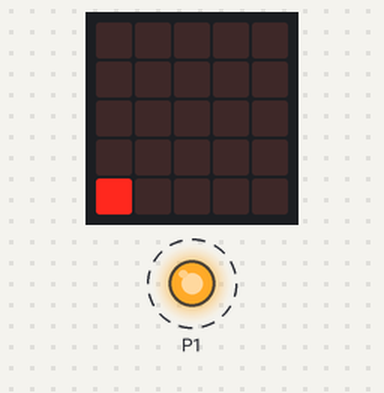
A program run on a simulated BBC micro:bit (MakeCode). On the bench: the board's 5×5 LED display, output pins drawn as LEDs (lit = HIGH). Dashed ring = blinking.

Above: at 0.05 s.
At 0.45 s:
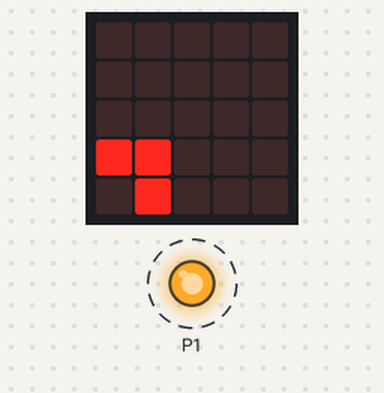
At 0.85 s:
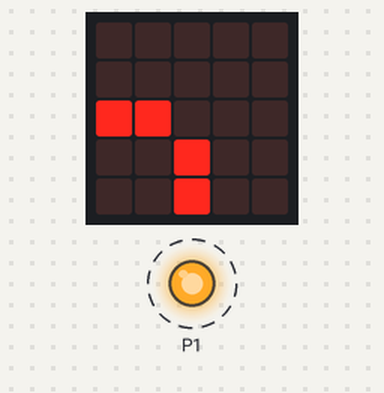
At 1.25 s:
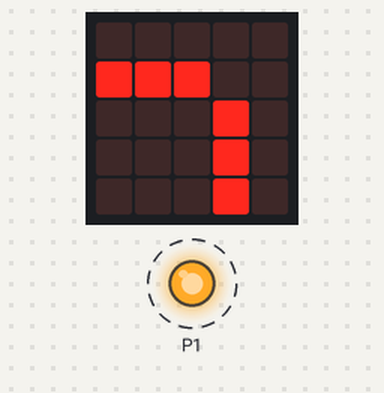
Timing chart, 0 to 40.0 s (numbered marks = the images above):
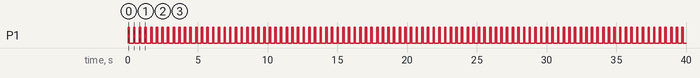

Measured:
- by itself, P1: alternates HIGH for 0.10 s and LOW for 0.30 s
- by itself, everything shown: repeats every 1.6 s, in 8 steps

The program:

main.ts
```typescript
basic.forever(function () {
    pins.digitalWritePin(DigitalPin.P1, 1)
    led.plot(0, 4)
    basic.pause(100)
    pins.digitalWritePin(DigitalPin.P1, 0)
    led.unplot(0, 4)
    basic.pause(300)
    pins.digitalWritePin(DigitalPin.P1, 1)
    led.plot(1, 4)
    led.plot(1, 3)
    led.plot(0, 3)
    basic.pause(100)
    pins.digitalWritePin(DigitalPin.P1, 0)
    led.unplot(1, 4)
    led.unplot(1, 3)
    led.unplot(0, 3)
    basic.pause(300)
    pins.digitalWritePin(DigitalPin.P1, 1)
    led.plot(2, 4)
    led.plot(2, 3)
    led.plot(1, 2)
    led.plot(0, 2)
    basic.pause(100)
    pins.digitalWritePin(DigitalPin.P1, 0)
    led.unplot(2, 4)
    led.unplot(2, 3)
    led.unplot(1, 2)
    led.unplot(0, 2)
    basic.pause(300)
    pins.digitalWritePin(DigitalPin.P1, 1)
    led.plot(3, 4)
    led.plot(3, 3)
    led.plot(3, 2)
    led.plot(2, 1)
    led.plot(1, 1)
    led.plot(0, 1)
    basic.pause(100)
    pins.digitalWritePin(DigitalPin.P1, 0)
    led.unplot(3, 4)
    led.unplot(3, 2)
    led.unplot(3, 3)
    led.unplot(2, 1)
    led.unplot(1, 1)
    led.unplot(0, 1)
    basic.pause(300)
})
```

test.ts
```typescript
// les tests vont ici ; cela ne sera pas compilé si ce paquet est utilisé en tant qu'extension.
```
